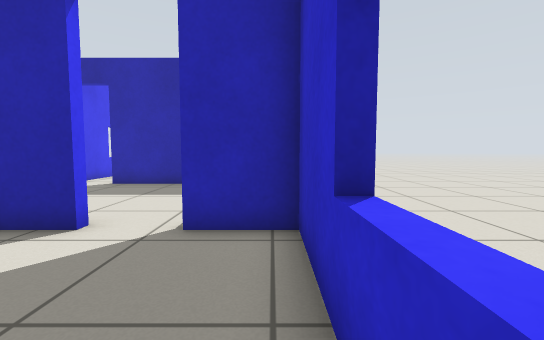
view 1 (above)

13 first-person views from a walk through a Gazebo world. The camera is 0.67 m above the floor, tilts 4° down and sees 90° across. The floor is counted in squares, 0.5 m on a side. Each view is taken from the middle of a square. On the plan, view 1 faces up. The plan holds only what a view shows up to about 13 squares ahead; the rest is blank.

view 2
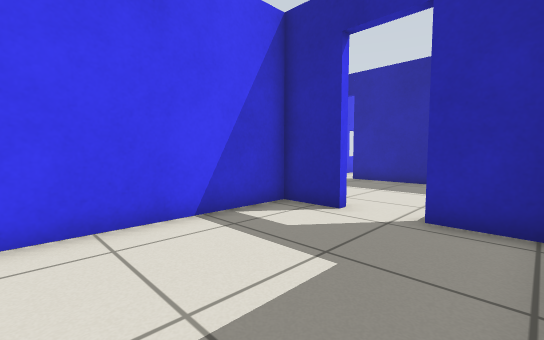

view 3
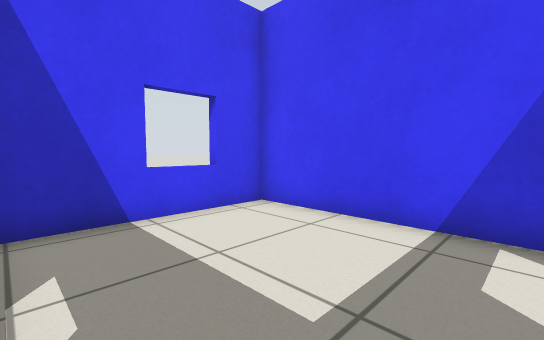

view 4
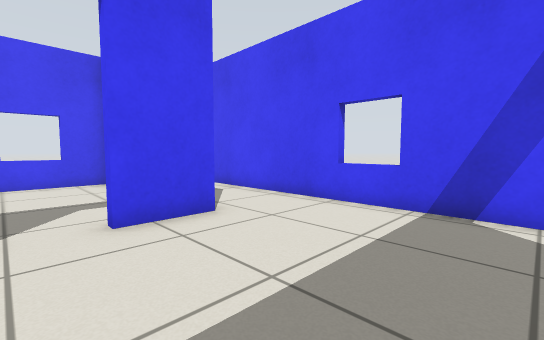

view 5
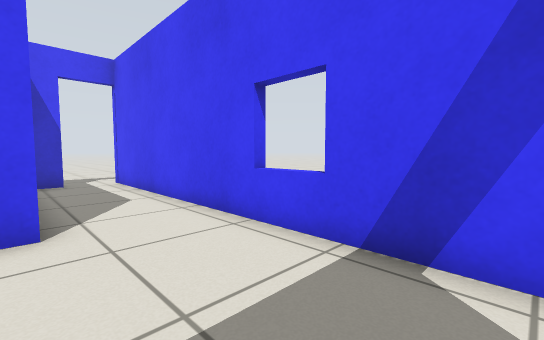

view 6
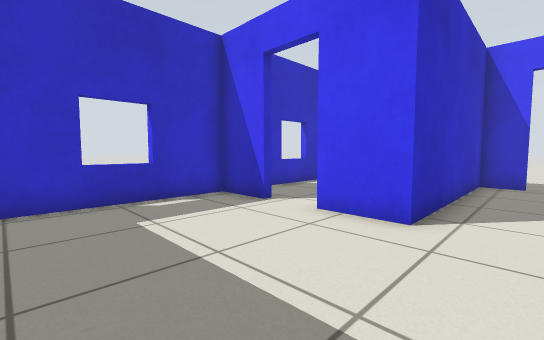

view 7
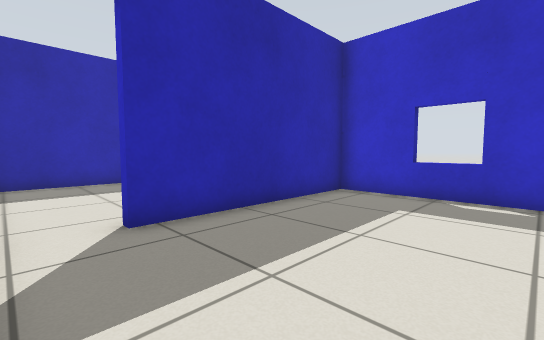

view 8
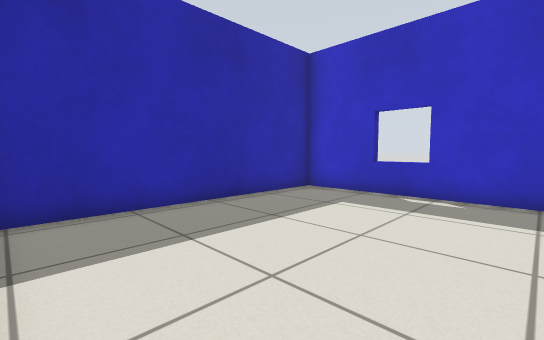

view 9
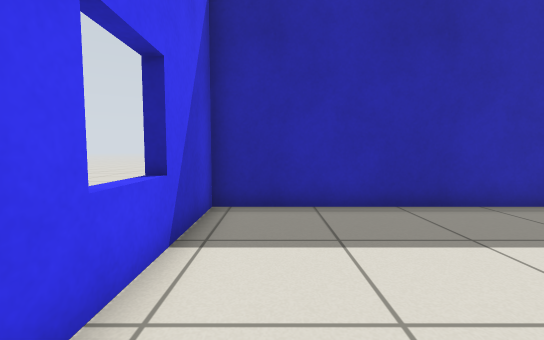

view 10
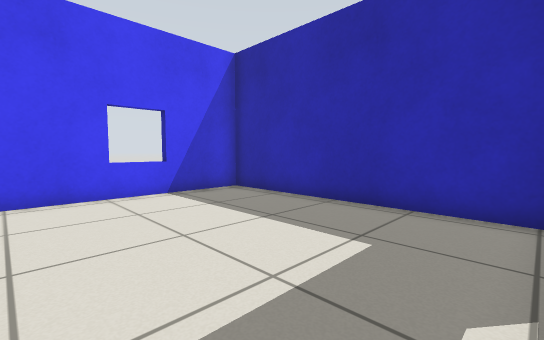

view 11
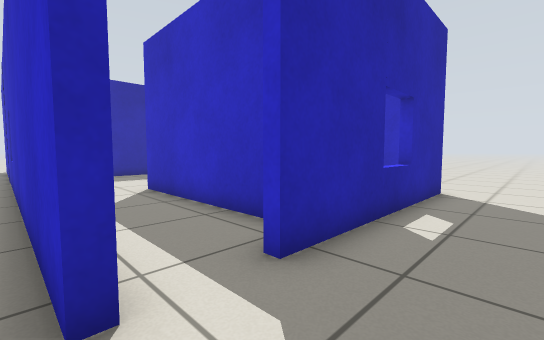

view 12
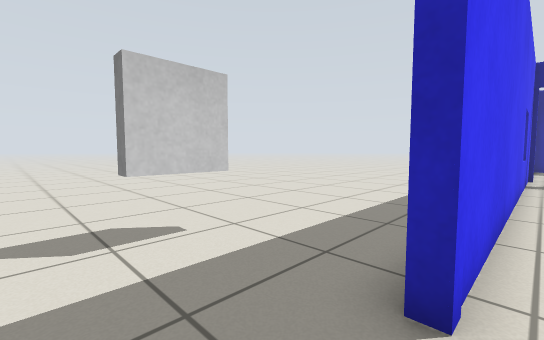

view 13
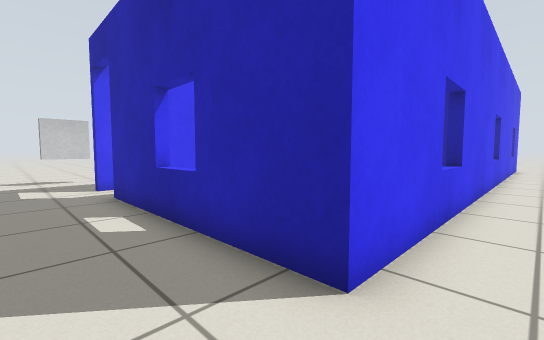

### Floor plan
Ten units are one square. View 1 is at (0, 0); x grows to the right and y downward. Boxes are objects, and circles mark ways between rooms. Rooms are numbered by the first view taken in them; rooms with no view inside come last. Other rooms are left out.
<svg viewBox="-130 -189 143 239">
<path fill="none" stroke="#000" d="M5 16 5 -45 -16 -45M-32 -45 -51 -45 -51 24 1 24M-15 -48 5 -48 5 -110 -65 -110M-84 -110 -84 28M-66 27 -66 24 -54 24 -54 -48 -32 -48M5 -119 5 -184 -84 -184 -84 -119M-87 29 -87 -112M8 -124 8 27 -66 27"/>
<rect x="-125" y="25" width="10" height="20" fill="#bbb"><title>window</title></rect>
<circle cx="-25" cy="-50" r="3" fill="#2a7"/>
<circle cx="-75" cy="-110" r="3" fill="#2a7"/>
<circle cx="-75" cy="30" r="3" fill="#2a7"/>
<text x="-20" y="-10">1</text>
<text x="-50" y="-60">2</text>
<text x="-40" y="-150">3</text>
<text x="-100" y="-70">4</text>
</svg>
Room 1 opens to room 2. Room 2 opens to room 3. Room 2 opens to room 4.

Where each view was taken, in squares from view 1:
view 1: 0 up, 0 right, facing up
view 2: 1 down, 0 right, facing up-left
view 3: 3 up, 0 right, facing down-left
view 4: 10 up, 2 left, facing down-left
view 5: 10 up, 5 left, facing down-left
view 6: 10 up, 7 left, facing down-right
view 7: 6 up, 8 left, facing up-right
view 8: 12 up, 8 left, facing up-right
view 9: 12 up, 7 left, facing up
view 10: 12 up, 0 right, facing up-left
view 11: 5 down, 9 left, facing up-right
view 12: 5 down, 8 left, facing up-left
view 13: 5 down, 2 right, facing up-left
